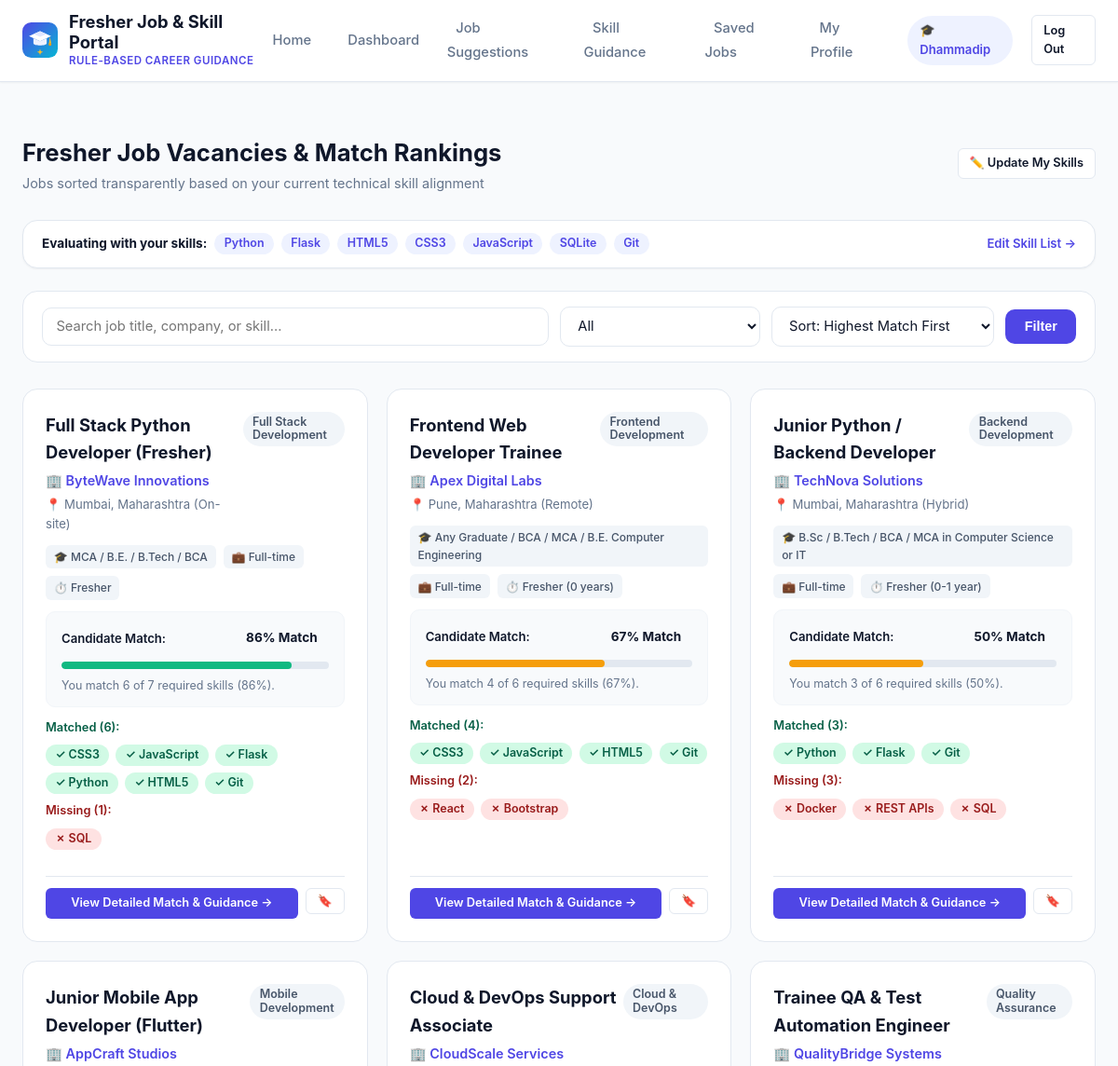
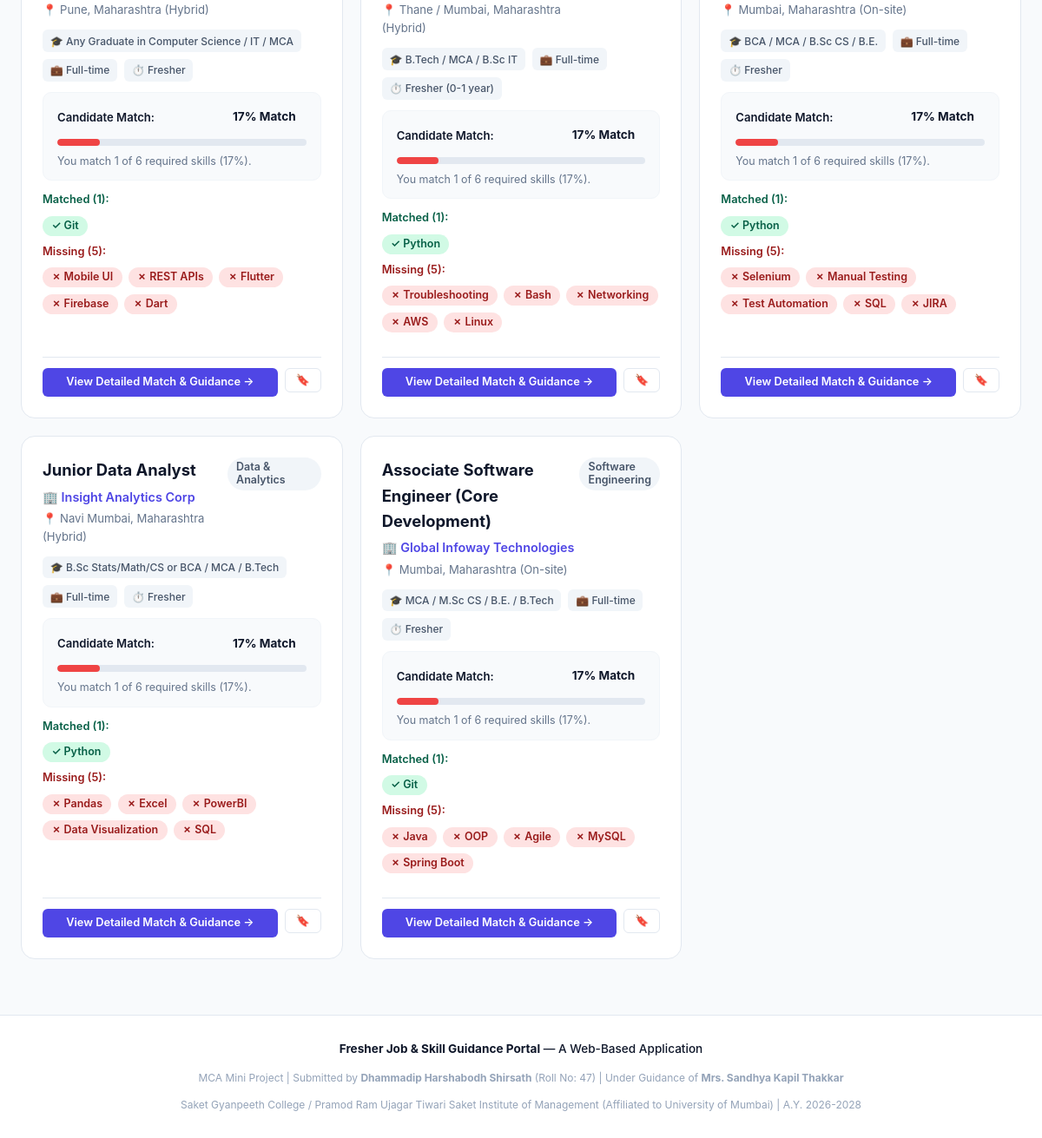
Screenshot of /student/jobs (signed in) with the database file from the repository (2 pictures, top to bottom).
### tables this page shows
CREATE TABLE users (
    id INTEGER PRIMARY KEY AUTOINCREMENT,
    full_name TEXT NOT NULL,
    email TEXT UNIQUE NOT NULL,
    password_hash TEXT NOT NULL,
    role TEXT NOT NULL CHECK(role IN ('student', 'admin')),
    created_at TIMESTAMP DEFAULT CURRENT_TIMESTAMP
);

CREATE TABLE jobs (
    id INTEGER PRIMARY KEY AUTOINCREMENT,
    title TEXT NOT NULL,
    company TEXT NOT NULL,
    location TEXT NOT NULL,
    role_category TEXT NOT NULL,
    job_type TEXT DEFAULT 'Full-time',
    education_req TEXT NOT NULL,
    experience_req TEXT DEFAULT 'Fresher',
    required_skills TEXT NOT NULL,
    description TEXT NOT NULL,
    responsibilities TEXT DEFAULT '',
    eligibility_notes TEXT DEFAULT '',
    contact_email TEXT DEFAULT '',
    is_active INTEGER DEFAULT 1,
    created_at TIMESTAMP DEFAULT CURRENT_TIMESTAMP,
    updated_at TIMESTAMP DEFAULT CURRENT_TIMESTAMP
);

### app.py (the view)
    @app.route('/student/jobs')
    @student_required
    def student_jobs():
        user_id = session['user_id']
        profile = models.get_student_profile(user_id)
        cand_skills = profile['skills'] if profile else ''
        category_filter = request.args.get('category', 'All')
        search_query = request.args.get('q', '').strip()
        sort_by = request.args.get('sort', 'match')  # 'match' or 'recent'
        all_jobs = models.get_all_jobs(
            active_only=True,
            category=category_filter if category_filter != 'All' else None,
            search=search_query if search_query else None
        )
        ranked_jobs = matching_engine.rank_jobs_for_student(cand_skills, all_jobs, get_db())
        if sort_by == 'recent':
            ranked_jobs.sort(key=lambda x: x.get('id', 0), reverse=True)
        categories = ['All', 'Backend Development', 'Frontend Development', 'Software Engineering',
                      'Data & Analytics', 'Quality Assurance', 'Cloud & DevOps', 'Full Stack Development', 'Mobile Development']
        return render_template(
            'student/jobs.html',
            jobs=ranked_jobs,
            categories=categories,
            selected_category=category_filter,
            search_query=search_query,
            sort_by=sort_by,
            cand_skills=cand_skills,
            title='Fresher Job Listings & Match Scores'
        )

### database.py (called while the page is built)
def get_db():
    if 'db' not in g:
        db_path = current_app.config['DATABASE'] if current_app else Config.DATABASE
        g.db = sqlite3.connect(db_path)
        g.db.row_factory = sqlite3.Row
        g.db.execute("PRAGMA foreign_keys = ON;")
    return g.db

### matching_engine.py (called while the page is built)
def normalize_skill(skill: str) -> str:
    if not skill:
        return ""
    cleaned = skill.strip().lower()
    if cleaned in SKILL_SYNONYMS:
        return SKILL_SYNONYMS[cleaned]
    simplified = re.sub(r'[\._\-]', '', cleaned)
    if simplified in SKILL_SYNONYMS:
        return SKILL_SYNONYMS[simplified]
    return cleaned

def parse_skills(skills_input) -> list:
    if not skills_input:
        return []
    if isinstance(skills_input, list):
        items = skills_input
    else:
        items = re.split(r'[,;\n]+', str(skills_input))
    unique_skills = []
    seen = set()
    for item in items:
        cleaned = item.strip()
        if cleaned:
            norm = normalize_skill(cleaned)
            if norm not in seen:
                seen.add(norm)
                unique_skills.append(cleaned)
    return unique_skills

def rank_jobs_for_student(candidate_skills, jobs, conn=None) -> list:
    scored_jobs = []
    for job in jobs:
        job_dict = dict(job)
        req_skills_str = job_dict.get('required_skills', '')
        match_info = calculate_match(candidate_skills, req_skills_str)
        job_dict.update(match_info)
        job_dict['missing_guidance'] = get_skill_guidance(match_info['missing_skills'], conn)
        scored_jobs.append(job_dict)
    scored_jobs.sort(key=lambda x: (x['match_score'], x.get('id', 0)), reverse=True)
    return scored_jobs

### models.py (called while the page is built, shortened)
def get_user_by_id(user_id):
    db = get_db()
    cursor = db.cursor()
    cursor.execute("SELECT * FROM users WHERE id = ?", (user_id,))
    return cursor.fetchone()

def get_student_profile(user_id):
    db = get_db()
    cursor = db.cursor()
    cursor.execute("""
        SELECT p.*, u.full_name, u.email
        FROM profiles p
        JOIN users u ON p.user_id = u.id
        WHERE p.user_id = ?
    """, (user_id,))
    profile = cursor.fetchone()
    return profile

### templates/student/jobs.html (shortened to what this page needs)
{% extends 'base.html' %}
{% block content %}
<div class="dashboard-header">
  <div class="dashboard-title">
    <h2>Fresher Job Vacancies &amp; Match Rankings</h2>
    <p>Jobs sorted transparently based on your current technical skill alignment</p>
  </div>
  <div>
    <a href="{{ url_for('student_profile') }}" class="btn btn-secondary btn-sm">
      ✏️ Update My Skills
    </a>
  </div>
</div>
<div class="card" style="padding: 0.85rem 1.25rem; margin-bottom: 1.5rem; background: #ffffff;">
  <div style="display: flex; justify-content: space-between; align-items: center; flex-wrap: wrap; gap: 0.5rem;">
    <div style="font-size: 0.85rem; display: flex; align-items: center; gap: 0.5rem; flex-wrap: wrap;">
      <span style="font-weight: 700; color: var(--text-main);">Evaluating with your skills:</span>
      {% if cand_skills %}
        {% for s in cand_skills.split(',') %}
          {% if s.strip() %}
            <span class="badge badge-primary">{{ s.strip() }}</span>
          {% endif %}
        {% endfor %}
      {% else %}
        <span style="color: var(--danger); font-weight: 600;">No skills specified in your profile yet!</span>
      {% endif %}
    </div>
    <a href="{{ url_for('student_profile') }}" style="font-size: 0.82rem; color: var(--primary); font-weight: 600; text-decoration: none;">
      Edit Skill List &rarr;
    </a>
  </div>
</div>
<div class="filter-toolbar">
  <form method="GET" action="{{ url_for('student_jobs') }}" class="filter-form">
    <div style="flex: 1; min-width: 220px;">
      <input
        type="text"
        name="q"
        class="form-control"
        placeholder="Search job title, company, or skill..."
        value="{{ search_query }}"
      >
    </div>
    <div>
      <select name="category" class="form-control" onchange="this.form.submit()">
        {% for cat in categories %}
          <option value="{{ cat }}" {% if selected_category == cat %}selected{% endif %}>{{ cat }}</option>
        {% endfor %}
      </select>
    </div>
    <div>
      <select name="sort" class="form-control" onchange="this.form.submit()">
        <option value="match" {% if sort_by == 'match' %}selected{% endif %}>Sort: Highest Match First</option>
      </select>
    </div>
    <button type="submit" class="btn btn-primary">Filter</button>
  </form>
</div>
{% if jobs %}
  <div class="job-grid">
    {% for job in jobs %}
      <div class="job-card">
        <div>
          <div class="job-card-header">
            <div>
              <div class="job-title">{{ job.title }}</div>
              <div class="job-company">🏢 {{ job.company }}</div>
              <div class="job-location">📍 {{ job.location }}</div>
            </div>
            <span class="badge badge-neutral">{{ job.role_category }}</span>
          </div>
          <div class="job-meta-row">
            <span class="meta-pill">🎓 {{ job.education_req }}</span>
            <span class="meta-pill">💼 {{ job.job_type }}</span>
            <span class="meta-pill">⏱️ {{ job.experience_req }}</span>
          </div>
          <div class="match-preview-box">
            <div class="match-preview-header">
              <span>Candidate Match:</span>
              <span class="match-score-badge {{ job.badge_class }}">
                {{ job.match_score }}% Match
              </span>
            </div>
            <div class="progress-container">
              <div class="progress-bar {{ job.badge_class }}" style="width: {{ job.match_score }}%;"></div>
            </div>
            <div style="font-size: 0.78rem; color: var(--text-muted); margin-top: 0.3rem;">
              {{ job.summary_text }}
            </div>
          </div>
          <div style="margin-top: 0.75rem; font-size: 0.8rem;">
            {% if job.matched_skills %}
              <div style="margin-bottom: 0.35rem;">
                <span style="font-weight: 600; color: var(--success-dark);">Matched ({{ job.matched_skills|length }}):</span>
                <div class="skill-tags">
                  {% for s in job.matched_skills %}
                    <span class="badge badge-success">✓ {{ s }}</span>
                  {% endfor %}
                </div>
              </div>
            {% endif %}
            {% if job.missing_skills %}
              <div>
                <span style="font-weight: 600; color: var(--danger-dark);">Missing ({{ job.missing_skills|length }}):</span>
                <div class="skill-tags">
                  {% for s in job.missing_skills %}
                    <span class="badge badge-danger">✗ {{ s }}</span>
                  {% endfor %}
                </div>
              </div>
            {% endif %}
          </div>
        </div>
        <div class="job-card-actions">
          <a href="{{ url_for('student_job_detail', job_id=job.id) }}" class="btn btn-primary btn-sm" style="flex: 1;">
            View Detailed Match &amp; Guidance &rarr;
          </a>
          <form method="POST" action="{{ url_for('student_toggle_save_job', job_id=job.id) }}">
            <button type="submit" class="btn btn-secondary btn-sm" title="Bookmark Job">
              🔖
            </button>
          </form>
        </div>
      </div>
    {% endfor %}
  </div>
{% endif %}
{% endblock %}

### templates/base.html (shortened to what this page needs)
<!DOCTYPE html>
<html lang="en">
<head>
  <link rel="stylesheet" href="{{ url_for('static', filename='css/style.css') }}">
  <link rel="stylesheet" href="{{ url_for('static', filename='css/dashboard.css') }}">
</head>
<body>
  <nav class="navbar">
    <div class="nav-container">
      <a href="{{ url_for('index') }}" class="brand">
        <img src="{{ url_for('static', filename='images/logo.svg') }}" alt="Logo">
        <div>
          <div class="brand-title">Fresher Job &amp; Skill Portal</div>
          <div class="brand-sub">Rule-Based Career Guidance</div>
        </div>
      </a>
      <ul class="nav-links">
        <li><a href="{{ url_for('index') }}" class="nav-link">Home</a></li>
        {% if is_authenticated %}
          {% if is_student %}
            <li><a href="{{ url_for('student_dashboard') }}" class="nav-link">Dashboard</a></li>
            <li><a href="{{ url_for('student_jobs') }}" class="nav-link">Job Suggestions</a></li>
            <li><a href="{{ url_for('student_skill_guidance') }}" class="nav-link">Skill Guidance</a></li>
            <li><a href="{{ url_for('student_saved_jobs') }}" class="nav-link">Saved Jobs</a></li>
            <li><a href="{{ url_for('student_profile') }}" class="nav-link">My Profile</a></li>
            <li>
              <span class="user-badge student">
                🎓 {{ current_user['full_name'].split(' ')[0] }}
              </span>
            </li>
          {% endif %}
          <li><a href="{{ url_for('logout') }}" class="btn btn-secondary btn-sm">Log Out</a></li>
        {% else %}
          <li><a href="{{ url_for('login') }}" class="btn btn-secondary btn-sm">Sign In</a></li>
          <li><a href="{{ url_for('register') }}" class="btn btn-primary btn-sm">Student Register</a></li>
        {% endif %}
      </ul>
    </div>
  </nav>
  <main class="main-content">
    {% if not_found %}
      <div class="card" style="text-align: center; padding: 3rem;">
        <h2>404 - Page Not Found</h2>
        <p style="color: var(--text-muted); margin: 1rem 0;">The page you are looking for does not exist or has been moved.</p>
        <a href="{{ url_for('index') }}" class="btn btn-primary">Return to Home</a>
      </div>
    {% elif server_error %}
      <div class="card" style="text-align: center; padding: 3rem;">
        <h2>500 - Application Error</h2>
        <p style="color: var(--text-muted); margin: 1rem 0;">An unexpected internal error occurred. Please try again.</p>
        <a href="{{ url_for('index') }}" class="btn btn-primary">Return to Home</a>
      </div>
    {% else %}
      {% block content %}{% endblock %}
    {% endif %}
  </main>
  <footer class="footer">
    <div class="footer-container">
      <div class="footer-credits">
        <strong>Fresher Job &amp; Skill Guidance Portal</strong> — A Web-Based Application
      </div>
      <div class="footer-sub">
        MCA Mini Project | Submitted by <strong>Dhammadip Harshabodh Shirsath</strong> (Roll No: 47) | Under Guidance of <strong>Mrs. Sandhya Kapil Thakkar</strong>
      </div>
      <div class="footer-sub">
        Saket Gyanpeeth College / Pramod Ram Ujagar Tiwari Saket Institute of Management (Affiliated to University of Mumbai) | A.Y. 2026-2028
      </div>
    </div>
  </footer>
</body>
</html>

### static/css/dashboard.css (style rules this page uses)
.dashboard-header { display: flex; justify-content: space-between; align-items: center; margin-bottom: 1.75rem; flex-wrap: wrap; gap: 1rem; }
.dashboard-title h2 { font-size: 1.6rem; font-weight: 700; }
.dashboard-title p { color: var(--text-muted); font-size: 0.9rem; }
.job-grid { display: grid; grid-template-columns: repeat(auto-fill, minmax(340px, 1fr)); gap: 1.25rem; margin-bottom: 2rem; }
.job-card { background: #ffffff; border: 1px solid var(--border-color); border-radius: var(--radius-lg); padding: 1.5rem; display: flex; flex-direction: column; justify-content: space-between; transition: all 0.2s ease; position: relative; }
.job-card-header { display: flex; justify-content: space-between; align-items: flex-start; margin-bottom: 0.75rem; }
.job-title { font-size: 1.15rem; font-weight: 700; color: var(--text-main); margin-bottom: 0.25rem; }
.job-company { font-size: 0.9rem; color: var(--primary); font-weight: 600; display: flex; align-items: center; gap: 0.35rem; }
.job-location { font-size: 0.82rem; color: var(--text-muted); margin-top: 0.2rem; }
.job-meta-row { display: flex; flex-wrap: wrap; gap: 0.5rem; margin: 0.75rem 0; }
.meta-pill { font-size: 0.75rem; background: #f1f5f9; color: #475569; padding: 0.2rem 0.55rem; border-radius: var(--radius-sm); font-weight: 500; }
.match-preview-box { background: #f8fafc; border-radius: var(--radius-md); padding: 0.75rem 1rem; margin: 0.75rem 0; border: 1px solid #f1f5f9; }
.match-preview-header { display: flex; justify-content: space-between; align-items: center; font-size: 0.82rem; font-weight: 600; }
.job-card-actions { display: flex; gap: 0.5rem; margin-top: 1.25rem; padding-top: 0.75rem; border-top: 1px solid var(--border-color); }
.filter-toolbar { background: #ffffff; border: 1px solid var(--border-color); border-radius: var(--radius-lg); padding: 1rem 1.25rem; margin-bottom: 1.75rem; display: flex; flex-wrap: wrap; gap: 1rem; align-items: center; justify-content: space-between; }
.filter-form { display: flex; flex-wrap: wrap; gap: 0.75rem; align-items: center; flex: 1; }

### rows the page displays
users: full_name "Dhammadip"
jobs: title "Full Stack Python Developer (Fresher)", company "ByteWave Innovations", location "Mumbai, Maharashtra (On-site)", role_category "Full Stack Development", education_req "MCA / B.E. / B.Tech / BCA", job_type "Full-time", experience_req "Fresher", match_score "86", summary_text "You match 6 of 7 required skills (86%).", matched_skills|length "6", matched_skills "CSS3" "JavaScript" "Flask" "Python" "HTML5" "Git", missing_skills|length "1", missing_skills "SQL"
jobs: title "Frontend Web Developer Trainee", company "Apex Digital Labs", location "Pune, Maharashtra (Remote)", role_category "Frontend Development", education_req "Any Graduate / BCA / MCA / B.E. Computer Engineering", job_type "Full-time", experience_req "Fresher (0 years)", match_score "67", summary_text "You match 4 of 6 required skills (67%).", matched_skills|length "4", matched_skills "CSS3" "JavaScript" "HTML5" "Git", missing_skills|length "2", missing_skills "React" "Bootstrap"
jobs: title "Junior Python / Backend Developer", company "TechNova Solutions", location "Mumbai, Maharashtra (Hybrid)", role_category "Backend Development", education_req "B.Sc / B.Tech / BCA / MCA in Computer Science or IT", job_type "Full-time", experience_req "Fresher (0-1 year)", match_score "50", summary_text "You match 3 of 6 required skills (50%).", matched_skills|length "3", matched_skills "Python" "Flask" "Git", missing_skills|length "3", missing_skills "Docker" "REST APIs" "SQL"
jobs: title "Junior Mobile App Developer (Flutter)", company "AppCraft Studios", location "Pune, Maharashtra (Hybrid)", role_category "Mobile Development", education_req "Any Graduate in Computer Science / IT / MCA", job_type "Full-time", experience_req "Fresher", match_score "17", summary_text "You match 1 of 6 required skills (17%).", matched_skills|length "1", matched_skills "Git", missing_skills|length "5", missing_skills "Mobile UI" "REST APIs" "Flutter" "Firebase" "Dart"
jobs: title "Cloud & DevOps Support Associate", company "CloudScale Services", location "Thane / Mumbai, Maharashtra (Hybrid)", role_category "Cloud & DevOps", education_req "B.Tech / MCA / B.Sc IT", job_type "Full-time", experience_req "Fresher (0-1 year)", match_score "17", summary_text "You match 1 of 6 required skills (17%).", matched_skills|length "1", matched_skills "Python", missing_skills|length "5", missing_skills "Troubleshooting" "Bash" "Networking" "AWS" "Linux"
jobs: title "Trainee QA & Test Automation Engineer", company "QualityBridge Systems", location "Mumbai, Maharashtra (On-site)", role_category "Quality Assurance", education_req "BCA / MCA / B.Sc CS / B.E.", job_type "Full-time", experience_req "Fresher", match_score "17", summary_text "You match 1 of 6 required skills (17%).", matched_skills|length "1", matched_skills "Python", missing_skills|length "5", missing_skills "Selenium" "Manual Testing" "Test Automation" "SQL" "JIRA"
jobs: title "Junior Data Analyst", company "Insight Analytics Corp", location "Navi Mumbai, Maharashtra (Hybrid)", role_category "Data & Analytics", education_req "B.Sc Stats/Math/CS or BCA / MCA / B.Tech", job_type "Full-time", experience_req "Fresher", match_score "17", summary_text "You match 1 of 6 required skills (17%).", matched_skills|length "1", matched_skills "Python", missing_skills|length "5", missing_skills "Pandas" "Excel" "PowerBI" "Data Visualization" "SQL"
jobs: title "Associate Software Engineer (Core Development)", company "Global Infoway Technologies", location "Mumbai, Maharashtra (On-site)", role_category "Software Engineering", education_req "MCA / M.Sc CS / B.E. / B.Tech", job_type "Full-time", experience_req "Fresher", match_score "17", summary_text "You match 1 of 6 required skills (17%).", matched_skills|length "1", matched_skills "Git", missing_skills|length "5", missing_skills "Java" "OOP" "Agile" "MySQL" "Spring Boot"

### other values shown
{{ s.strip() }} "Python" "Flask" "HTML5" "CSS3" "JavaScript" "SQLite" "Git"
form field category "All"
